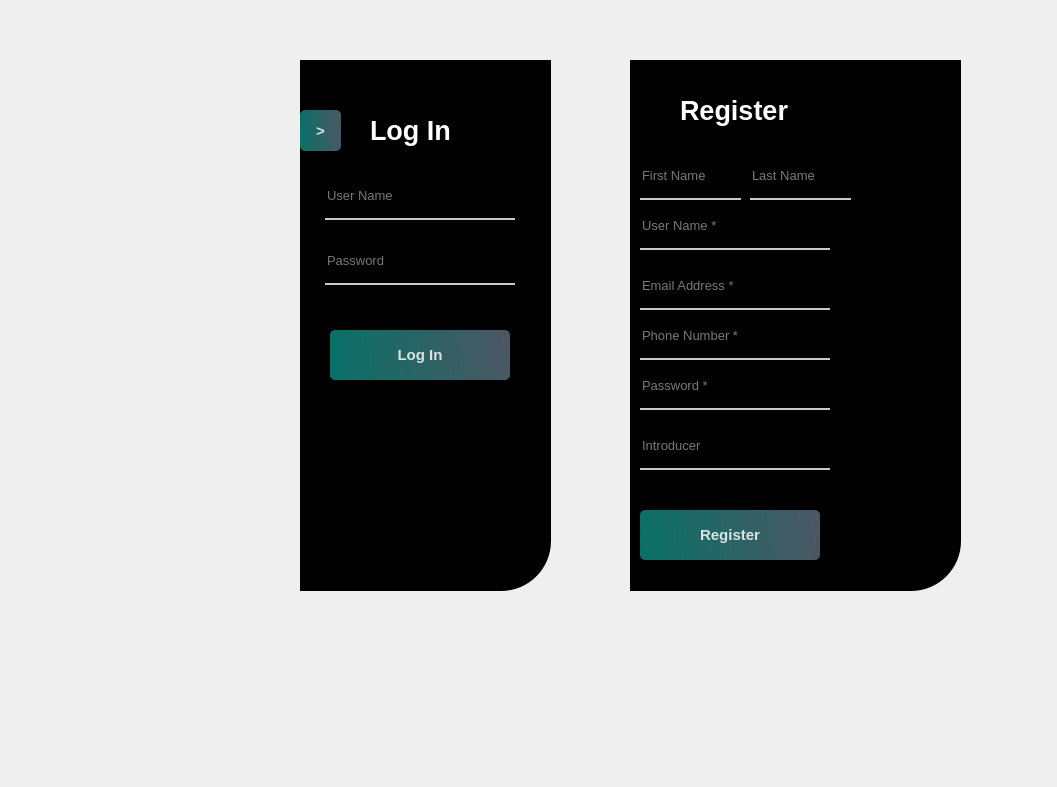
<?xml version="1.0" encoding="UTF-8"?>
<ui version="4.0">
 <class>Form</class>
 <widget class="QWidget" name="Form">
  <property name="geometry">
   <rect>
    <x>0</x>
    <y>0</y>
    <width>1057</width>
    <height>787</height>
   </rect>
  </property>
  <property name="minimumSize">
   <size>
    <width>1000</width>
    <height>700</height>
   </size>
  </property>
  <property name="windowTitle">
   <string>Form</string>
  </property>
  <property name="styleSheet">
   <string notr="true"/>
  </property>
  <widget class="QWidget" name="widget" native="true">
   <property name="geometry">
    <rect>
     <x>30</x>
     <y>30</y>
     <width>550</width>
     <height>571</height>
    </rect>
   </property>
   <property name="autoFillBackground">
    <bool>false</bool>
   </property>
   <property name="styleSheet">
    <string notr="true">QPushButton#login_Button{
	background-color: qlineargradient(spread:pad, x1:0, y1:0.505682, x2:1, y2:0.477, stop:0 rgba(11, 131, 120, 219), stop:1 rgba(85, 98, 112, 226));
	color:rgba(255,255,255,210);
	border-radius:5px;
}

QPushButton#login_Button:hover{
	background-color: qlineargradient(spread:pad, x1:0, y1:0.505682, x2:1, y2:0.477, stop:0 rgba(150, 123, 111, 219), stop:1 rgba(85, 81, 84, 226));
}

QPushButton#login_Button:pressed{
	padding-left:5px;
	padding-top:5px;
	background-color:rgba(150,123,111,255);
}</string>
   </property>
   <widget class="QLabel" name="label">
    <property name="geometry">
     <rect>
      <x>40</x>
      <y>30</y>
      <width>280</width>
      <height>531</height>
     </rect>
    </property>
    <property name="styleSheet">
     <string notr="true">border-image: url(:/images/images/images (1).jpg);
border-top-left-radius: 50px;</string>
    </property>
    <property name="text">
     <string/>
    </property>
   </widget>
   <widget class="QLabel" name="label_2">
    <property name="geometry">
     <rect>
      <x>270</x>
      <y>30</y>
      <width>251</width>
      <height>531</height>
     </rect>
    </property>
    <property name="styleSheet">
     <string notr="true">background-color:rgba(0,0,0,255);
border-bottom-right-radius: 50px;</string>
    </property>
    <property name="text">
     <string/>
    </property>
   </widget>
   <widget class="QLabel" name="label_3">
    <property name="geometry">
     <rect>
      <x>340</x>
      <y>80</y>
      <width>111</width>
      <height>40</height>
     </rect>
    </property>
    <property name="font">
     <font>
      <pointsize>20</pointsize>
      <weight>75</weight>
      <bold>true</bold>
     </font>
    </property>
    <property name="styleSheet">
     <string notr="true">color:rgba(255,255,255,255)</string>
    </property>
    <property name="text">
     <string>Log In</string>
    </property>
   </widget>
   <widget class="QLineEdit" name="username_login_lineEdit">
    <property name="geometry">
     <rect>
      <x>295</x>
      <y>150</y>
      <width>190</width>
      <height>40</height>
     </rect>
    </property>
    <property name="font">
     <font>
      <pointsize>10</pointsize>
     </font>
    </property>
    <property name="styleSheet">
     <string notr="true">background-color:rgba(0,0,0,0);
border:none;
border-bottom:2px solid rgba(255,255,255,200);
color:rgba(255,255,255,240);
padding-bottom:7px;</string>
    </property>
    <property name="placeholderText">
     <string>User Name</string>
    </property>
   </widget>
   <widget class="QLineEdit" name="password_login_lineEdit">
    <property name="geometry">
     <rect>
      <x>295</x>
      <y>215</y>
      <width>190</width>
      <height>40</height>
     </rect>
    </property>
    <property name="font">
     <font>
      <pointsize>10</pointsize>
     </font>
    </property>
    <property name="toolTip">
     <string/>
    </property>
    <property name="statusTip">
     <string/>
    </property>
    <property name="styleSheet">
     <string notr="true">background-color:rgba(0,0,0,0);
border:none;
border-bottom:2px solid rgba(255,255,255,200);
color:rgba(255,255,255,240);
padding-bottom:7px;</string>
    </property>
    <property name="echoMode">
     <enum>QLineEdit::Password</enum>
    </property>
    <property name="placeholderText">
     <string>Password</string>
    </property>
   </widget>
   <widget class="QPushButton" name="login_Button">
    <property name="geometry">
     <rect>
      <x>300</x>
      <y>300</y>
      <width>180</width>
      <height>50</height>
     </rect>
    </property>
    <property name="font">
     <font>
      <pointsize>11</pointsize>
      <weight>75</weight>
      <bold>true</bold>
     </font>
    </property>
    <property name="text">
     <string>Log In</string>
    </property>
   </widget>
   <widget class="QPushButton" name="pushButton_3">
    <property name="geometry">
     <rect>
      <x>270</x>
      <y>80</y>
      <width>41</width>
      <height>41</height>
     </rect>
    </property>
    <property name="font">
     <font>
      <pointsize>11</pointsize>
      <weight>75</weight>
      <bold>true</bold>
     </font>
    </property>
    <property name="styleSheet">
     <string notr="true">QPushButton#pushButton_3{
	background-color: qlineargradient(spread:pad, x1:0, y1:0.505682, x2:1, y2:0.477, stop:0 rgba(11, 131, 120, 219), stop:1 rgba(85, 98, 112, 226));
	color:rgba(255,255,255,210);
	border-radius:5px;
}

QPushButton#pushButton_3:hover{
	background-color: qlineargradient(spread:pad, x1:0, y1:0.505682, x2:1, y2:0.477, stop:0 rgba(150, 123, 111, 219), stop:1 rgba(85, 81, 84, 226));
}

QPushButton#pushButton_3:pressed{
	padding-left:5px;
	padding-top:5px;
	background-color:rgba(150,123,111,255);
}</string>
    </property>
    <property name="text">
     <string>&gt;</string>
    </property>
   </widget>
  </widget>
  <widget class="QLabel" name="label_4">
   <property name="geometry">
    <rect>
     <x>630</x>
     <y>60</y>
     <width>331</width>
     <height>531</height>
    </rect>
   </property>
   <property name="styleSheet">
    <string notr="true">background-color:rgba(0,0,0,255);
border-bottom-right-radius: 50px;
</string>
   </property>
   <property name="text">
    <string/>
   </property>
  </widget>
  <widget class="QLabel" name="label_5">
   <property name="geometry">
    <rect>
     <x>680</x>
     <y>90</y>
     <width>151</width>
     <height>40</height>
    </rect>
   </property>
   <property name="font">
    <font>
     <pointsize>20</pointsize>
     <weight>75</weight>
     <bold>true</bold>
    </font>
   </property>
   <property name="styleSheet">
    <string notr="true">color:rgba(255,255,255,255)</string>
   </property>
   <property name="text">
    <string>Register</string>
   </property>
  </widget>
  <widget class="QLineEdit" name="lastname_lineEdit">
   <property name="geometry">
    <rect>
     <x>750</x>
     <y>160</y>
     <width>101</width>
     <height>40</height>
    </rect>
   </property>
   <property name="font">
    <font>
     <pointsize>10</pointsize>
    </font>
   </property>
   <property name="styleSheet">
    <string notr="true">background-color:rgba(0,0,0,0);
border:none;
border-bottom:2px solid rgba(255,255,255,200);
color:rgba(255,255,255,240);
padding-bottom:7px;</string>
   </property>
   <property name="placeholderText">
    <string>Last Name</string>
   </property>
  </widget>
  <widget class="QLineEdit" name="firstname_lineEdit">
   <property name="geometry">
    <rect>
     <x>640</x>
     <y>160</y>
     <width>101</width>
     <height>40</height>
    </rect>
   </property>
   <property name="font">
    <font>
     <pointsize>10</pointsize>
    </font>
   </property>
   <property name="styleSheet">
    <string notr="true">background-color:rgba(0,0,0,0);
border:none;
border-bottom:2px solid rgba(255,255,255,200);
color:rgba(255,255,255,240);
padding-bottom:7px;</string>
   </property>
   <property name="placeholderText">
    <string>First Name</string>
   </property>
  </widget>
  <widget class="QLineEdit" name="username_register_lineEdit">
   <property name="geometry">
    <rect>
     <x>640</x>
     <y>210</y>
     <width>190</width>
     <height>40</height>
    </rect>
   </property>
   <property name="font">
    <font>
     <pointsize>10</pointsize>
    </font>
   </property>
   <property name="styleSheet">
    <string notr="true">background-color:rgba(0,0,0,0);
border:none;
border-bottom:2px solid rgba(255,255,255,200);
color:rgba(255,255,255,240);
padding-bottom:7px;</string>
   </property>
   <property name="placeholderText">
    <string>User Name *</string>
   </property>
  </widget>
  <widget class="QLineEdit" name="email_lineEdit">
   <property name="geometry">
    <rect>
     <x>640</x>
     <y>270</y>
     <width>190</width>
     <height>40</height>
    </rect>
   </property>
   <property name="font">
    <font>
     <pointsize>10</pointsize>
    </font>
   </property>
   <property name="styleSheet">
    <string notr="true">background-color:rgba(0,0,0,0);
border:none;
border-bottom:2px solid rgba(255,255,255,200);
color:rgba(255,255,255,240);
padding-bottom:7px;</string>
   </property>
   <property name="placeholderText">
    <string>Email Address *</string>
   </property>
  </widget>
  <widget class="QLineEdit" name="phone_lineEdit">
   <property name="geometry">
    <rect>
     <x>640</x>
     <y>320</y>
     <width>190</width>
     <height>40</height>
    </rect>
   </property>
   <property name="font">
    <font>
     <pointsize>10</pointsize>
    </font>
   </property>
   <property name="styleSheet">
    <string notr="true">background-color:rgba(0,0,0,0);
border:none;
border-bottom:2px solid rgba(255,255,255,200);
color:rgba(255,255,255,240);
padding-bottom:7px;</string>
   </property>
   <property name="placeholderText">
    <string>Phone Number *</string>
   </property>
  </widget>
  <widget class="QLineEdit" name="password_register_lineEdit">
   <property name="geometry">
    <rect>
     <x>640</x>
     <y>370</y>
     <width>190</width>
     <height>40</height>
    </rect>
   </property>
   <property name="font">
    <font>
     <pointsize>10</pointsize>
    </font>
   </property>
   <property name="styleSheet">
    <string notr="true">background-color:rgba(0,0,0,0);
border:none;
border-bottom:2px solid rgba(255,255,255,200);
color:rgba(255,255,255,240);
padding-bottom:7px;</string>
   </property>
   <property name="placeholderText">
    <string>Password *</string>
   </property>
  </widget>
  <widget class="QPushButton" name="register_Button">
   <property name="geometry">
    <rect>
     <x>640</x>
     <y>510</y>
     <width>180</width>
     <height>50</height>
    </rect>
   </property>
   <property name="font">
    <font>
     <pointsize>11</pointsize>
     <weight>75</weight>
     <bold>true</bold>
    </font>
   </property>
   <property name="styleSheet">
    <string notr="true">QPushButton#register_Button{
	background-color: qlineargradient(spread:pad, x1:0, y1:0.505682, x2:1, y2:0.477, stop:0 rgba(11, 131, 120, 219), stop:1 rgba(85, 98, 112, 226));
	color:rgba(255,255,255,210);
	border-radius:5px;
}

QPushButton#register_Button:hover{
	background-color: qlineargradient(spread:pad, x1:0, y1:0.505682, x2:1, y2:0.477, stop:0 rgba(150, 123, 111, 219), stop:1 rgba(85, 81, 84, 226));
}

QPushButton#register_Button:pressed{
	padding-left:5px;
	padding-top:5px;
	background-color:rgba(150,123,111,255);
}</string>
   </property>
   <property name="text">
    <string>Register</string>
   </property>
  </widget>
  <widget class="QLineEdit" name="introducer_lineEdit">
   <property name="geometry">
    <rect>
     <x>640</x>
     <y>430</y>
     <width>190</width>
     <height>40</height>
    </rect>
   </property>
   <property name="font">
    <font>
     <pointsize>10</pointsize>
    </font>
   </property>
   <property name="styleSheet">
    <string notr="true">background-color:rgba(0,0,0,0);
border:none;
border-bottom:2px solid rgba(255,255,255,200);
color:rgba(255,255,255,240);
padding-bottom:7px;</string>
   </property>
   <property name="placeholderText">
    <string>Introducer</string>
   </property>
  </widget>
 </widget>
 <resources>
  <include location="res.qrc"/>
 </resources>
 <connections/>
</ui>
